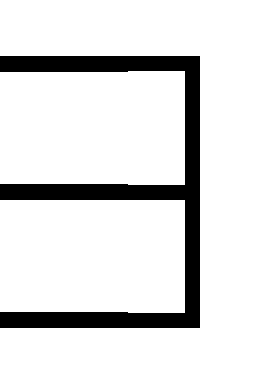

Rendered tile map (Tiled .tmx) drawn with the repository's tilesets; below, a short description and the full map source, tile grids included:
An orthogonal 2x3 tile map with 128x128 px tiles, 1 tile layer (Tile Layer 1).

<map version="1.5" tiledversion="1.7.2" orientation="orthogonal" renderorder="right-down" width="2" height="3" tilewidth="128" tileheight="128" infinite="0" nextlayerid="2" nextobjectid="1">
 <tileset firstgid="1" name="g1" tilewidth="128" tileheight="128" tilecount="15" columns="0">
  <grid orientation="orthogonal" width="1" height="1" />
  <tile id="0">
   <image width="128" height="128" source="../tileset/0.bmp" />
  </tile>
  <tile id="1">
   <image width="128" height="128" source="../tileset/1.bmp" />
  </tile>
  <tile id="2">
   <image width="128" height="128" source="../tileset/2.bmp" />
  </tile>
  <tile id="3">
   <image width="128" height="128" source="../tileset/3.bmp" />
  </tile>
  <tile id="4">
   <image width="128" height="128" source="../tileset/4.bmp" />
  </tile>
  <tile id="5">
   <image width="128" height="128" source="../tileset/5.bmp" />
  </tile>
  <tile id="6">
   <image width="128" height="128" source="../tileset/6.bmp" />
  </tile>
  <tile id="7">
   <image width="128" height="128" source="../tileset/7.bmp" />
  </tile>
  <tile id="8">
   <image width="128" height="128" source="../tileset/8.bmp" />
  </tile>
  <tile id="9">
   <image width="128" height="128" source="../tileset/9.bmp" />
  </tile>
  <tile id="10">
   <image width="128" height="128" source="../tileset/10.bmp" />
  </tile>
  <tile id="11">
   <image width="128" height="128" source="../tileset/11.bmp" />
  </tile>
  <tile id="12">
   <image width="128" height="128" source="../tileset/12.bmp" />
  </tile>
  <tile id="13">
   <image width="128" height="128" source="../tileset/13.bmp" />
  </tile>
  <tile id="14">
   <image width="128" height="128" source="../tileset/14.bmp" />
  </tile>
 </tileset>
 <layer id="1" name="Tile Layer 1" width="2" height="3">
  <data encoding="csv">
6,9,
6,14,
6,10
</data>
 </layer>
</map>
